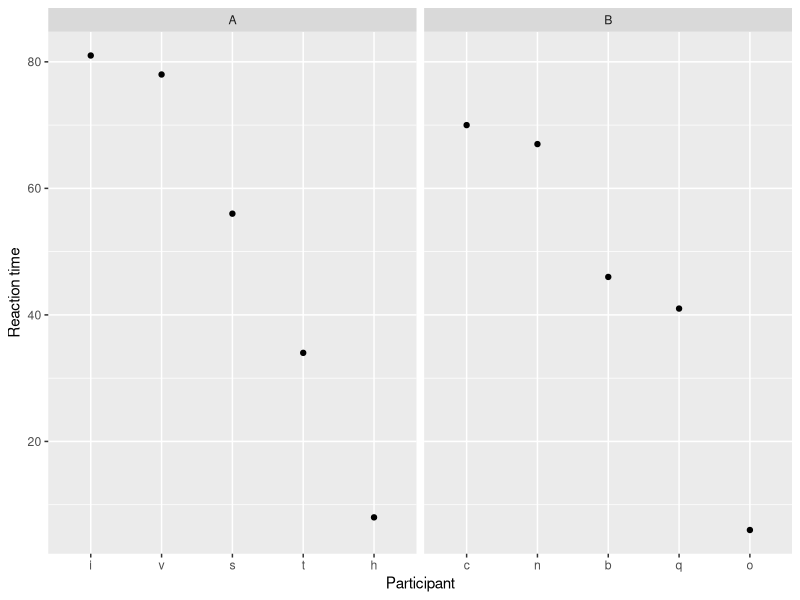
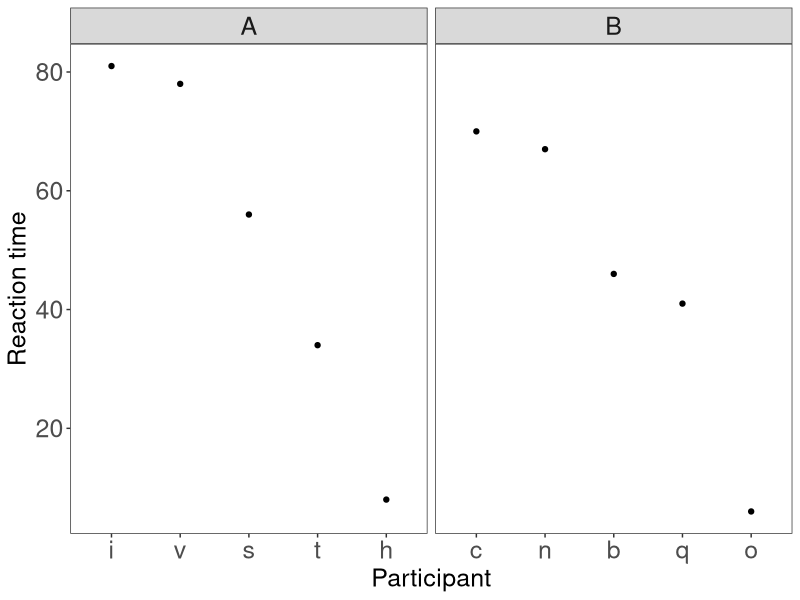
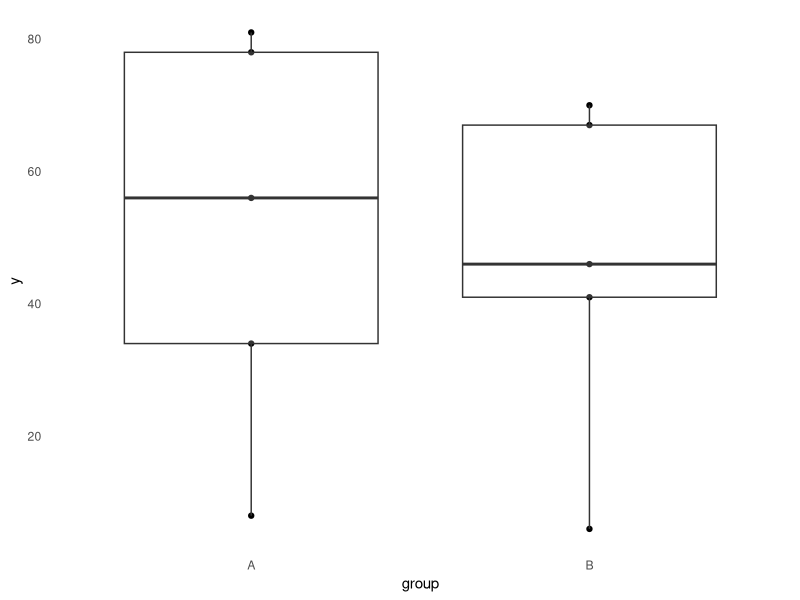
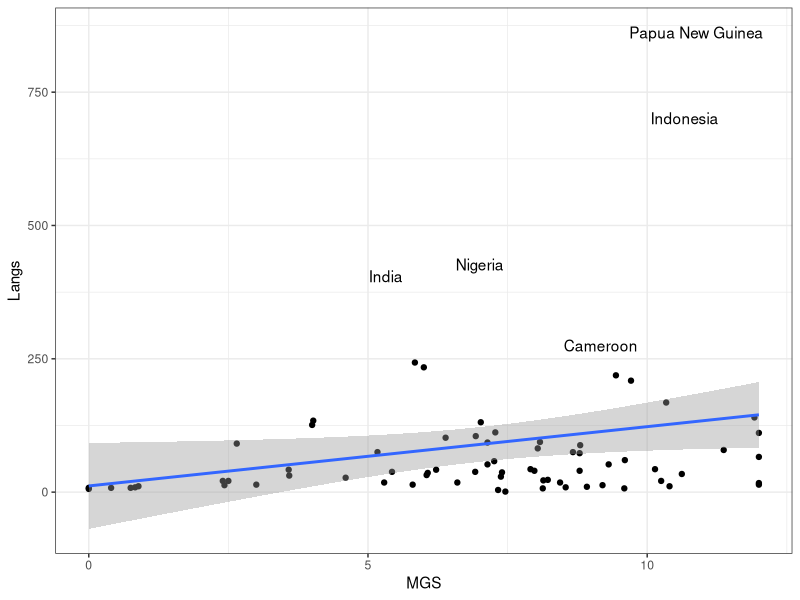
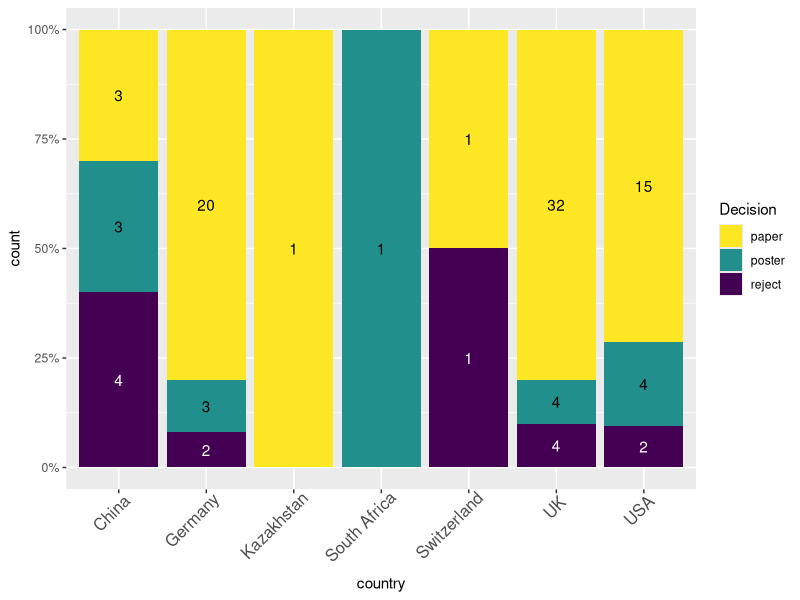

R code for these plots, in order:
library(tidyverse)
library(ggbeeswarm)
library(scales)

set.seed(utf8ToInt("Ascona"))
d <- tibble(x = sample(letters, 10),
       y = sample(1:100, 10),
       group = sample(c("A", "B"), 10, 
                      replace = T))

d$group <- factor(d$group)
str(d)

(p <- ggplot(d, aes(x = fct_infreq(x, y), y = y)) +
  geom_point() +
  xlab("Participant") + 
  ylab("Reaction time") +
  facet_wrap(~group, scales = "free_x"))

p + theme_bw() +
  theme(panel.grid = element_blank()) +
  theme(axis.text = element_text(size = 18)) +
  theme(axis.title = element_text(size = 18)) +
  theme(axis.text = element_text(size = 18)) +
  theme(axis.title = element_text(size = 18)) +
  theme(strip.text = element_text(size = 18)) 


ggplot(d, aes(x = group, y = y)) +
  geom_beeswarm() +
  geom_boxplot(alpha = .2) +
  theme_minimal() +
  theme(panel.grid = element_blank())


# read Nettle 1999 data
nettle <- read_csv("../data/nettle_1999_climate.csv")


# visualize Nettle data
nettle$Country250 <- ifelse(nettle$Langs>250, nettle$Country, "")
nettle$above250 <- nettle$Langs>250

ggplot(nettle, aes(x = MGS, y = Langs,
                   label = Country250)) +
  geom_point(aes(color = above250)) +
  geom_text() +
  geom_smooth(method = "lm") +
  scale_color_manual(values = c("black", "white")) +
  scale_x_continuous(breaks = seq(0, 15, 5)) +
  guides(color = "none") +
  theme_bw()



# barplot -----------------------------------------------------------------


# generate data
country <- c(rep("Germany", 25), rep("USA", 21), rep("UK", 40), 
             rep("China", 10), rep("Switzerland", 2), rep("Kazakhstan", 1),
             rep("South Africa", 1))
decision <- c(rep("paper", 20), rep("poster", 3), rep("reject", 2),
              rep("paper", 15), rep("poster", 4), rep("reject", 2),
              rep("paper", 32), rep("poster", 4), rep("reject", 4),
              rep("paper", 3), rep("poster", 3), rep("reject", 4),
              rep("paper", 1), rep("reject", 1),
              rep("paper", 1), rep("poster", 1))

# combine data in a dataframe
papers <- tibble(country = country, decision = decision)
papers$decision <- factor(papers$decision, levels = rev(c("reject", "poster", "paper")))

ggplot(papers, aes(x = country, fill = decision)) +
  geom_bar(position = "fill") +
  scale_y_continuous(labels = percent) +
  geom_text(stat = "count", 
            aes(label = after_stat(count),
                col = decision),
            position = position_fill(vjust = .5)) +
  scale_fill_viridis_d(begin = 1, end = 0) +
  scale_color_manual(values = c("black", "black", "white")) +
  guides(color = "none") +
  guides(fill = guide_legend(title = "Decision")) +
  theme(axis.text.x = element_text(angle=45, hjust=.9, size=12))
  












